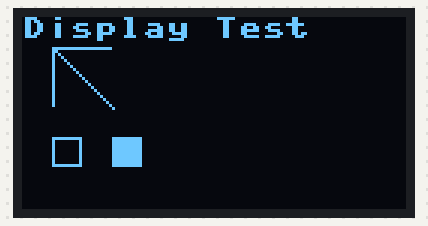
A program run on a simulated Raspberry Pi Pico running MicroPython. Parts: 128×64 one-colour display. What the program prints to the serial console is not drawn. At 0.1 s the program stops and its outputs stay as they are.

Above: at 0.1 s.

The program:

olediic.py
```python
from machine import Pin, I2C
import ssd1306

#
# I2Cの設定です。
# 識別するID(0), SDA(16), SCL(17)を設定します
#
i2c = I2C(0, sda=Pin(4), scl=Pin(5) )

#
# デバイスのアドレスを取得します
# 0x30(60)でない場合はライブラリの修正が必要です。
#
addr = i2c.scan()
print( "address is :" + str(addr) )

#
# ディスプレイを設定します
# 使用するディスプレイの縦・横のサイズ、I2Cの変数を渡します
#
display = ssd1306.SSD1306_I2C(128, 64, i2c)

#　テキスト表示を設定します
display.text('Display Test', 0, 0, 1)

# 横線を設定します
display.hline(10, 10, 20, 1)

# 縦線を設定します
display.vline(10, 10, 20, 1)

# 斜め線を設定します
display.line(10, 10, 30, 30, 1)

# 四角系を設定します(塗りつぶしなし)
display.rect(10, 40, 10, 10, 1)

# 四角形を設定します(塗りつぶしあり)
display.fill_rect(30, 40, 10, 10, 1)

# 明暗の反転を設定します
#display.invert(1)

# 設定した内容をディスプレイに表示します
display.show()
```
